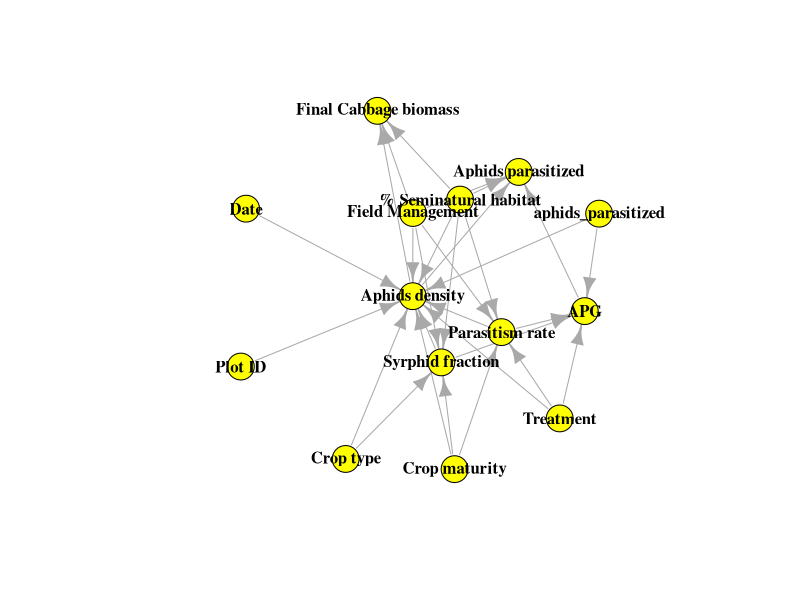
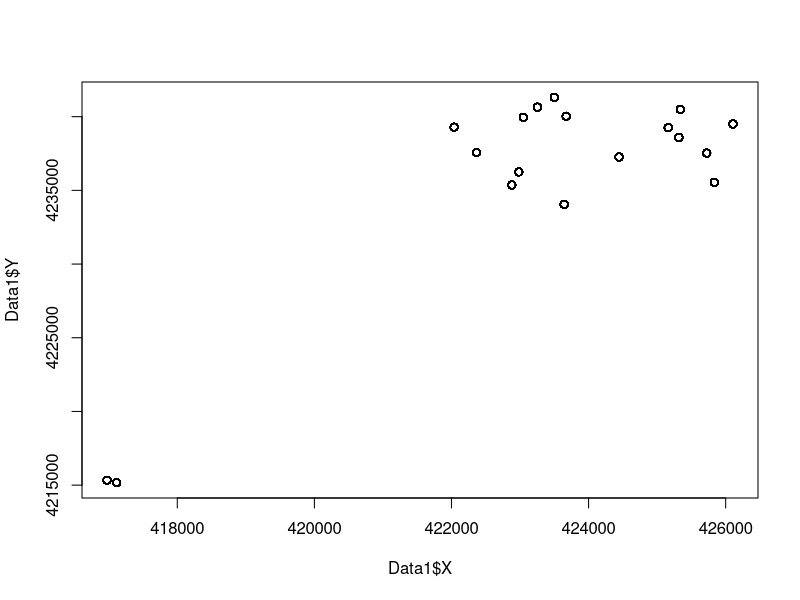
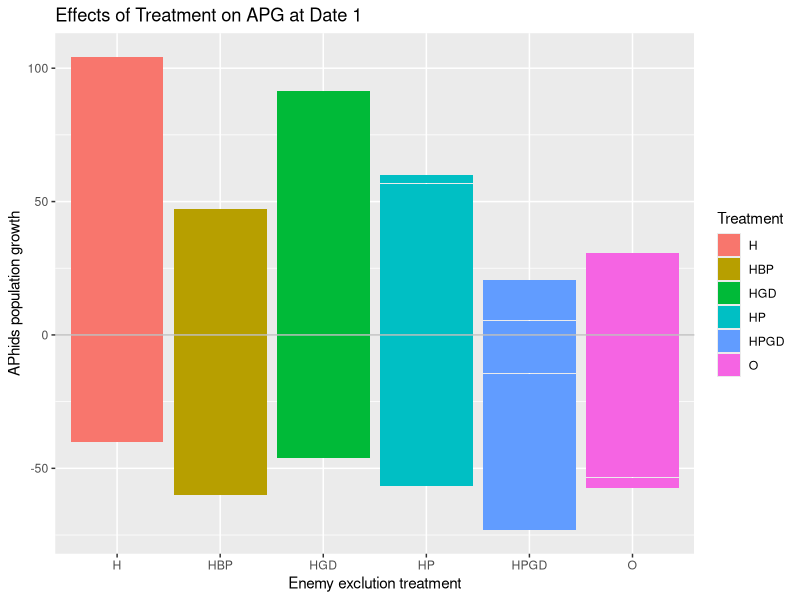
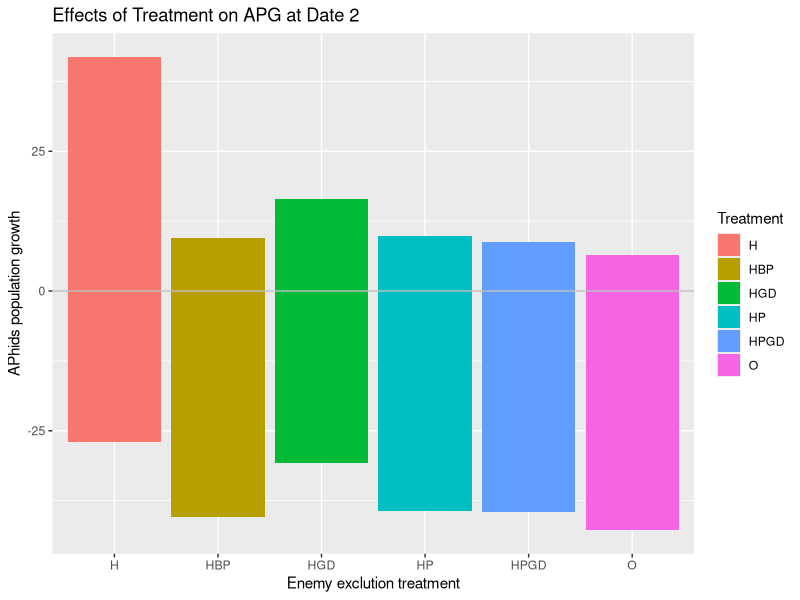
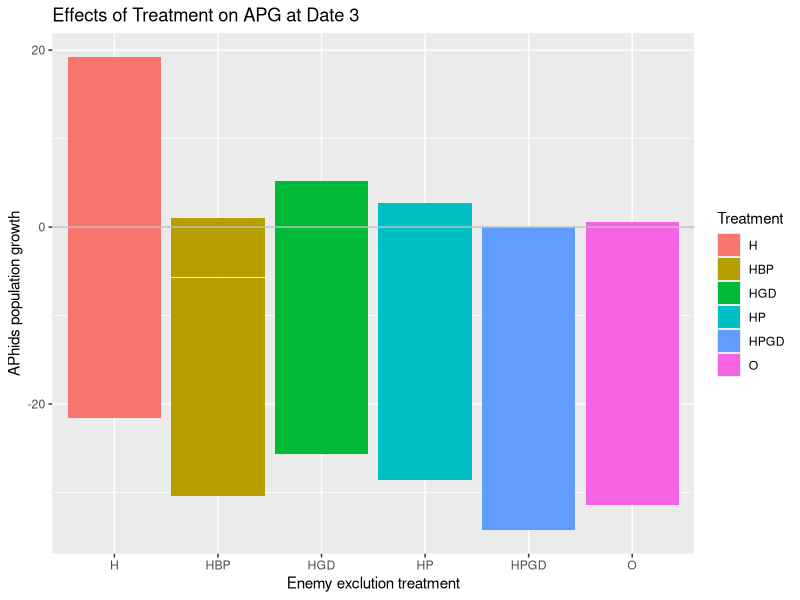
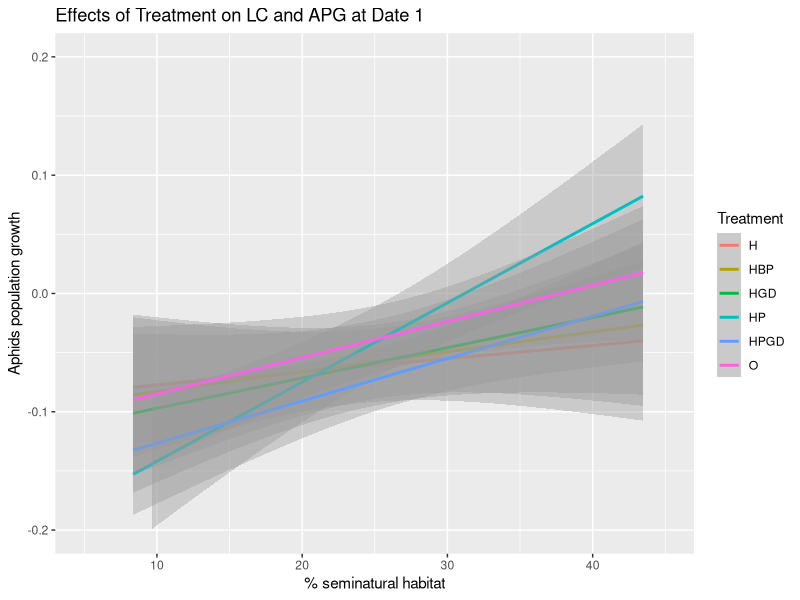
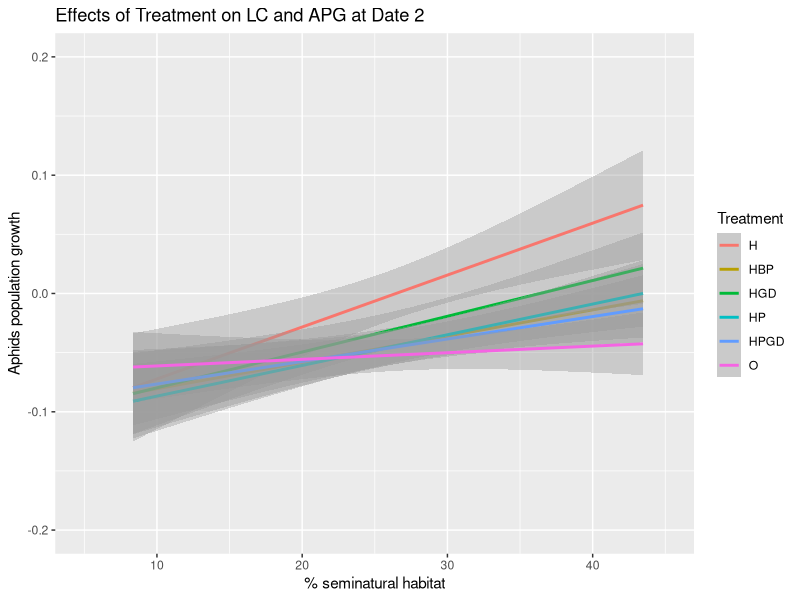
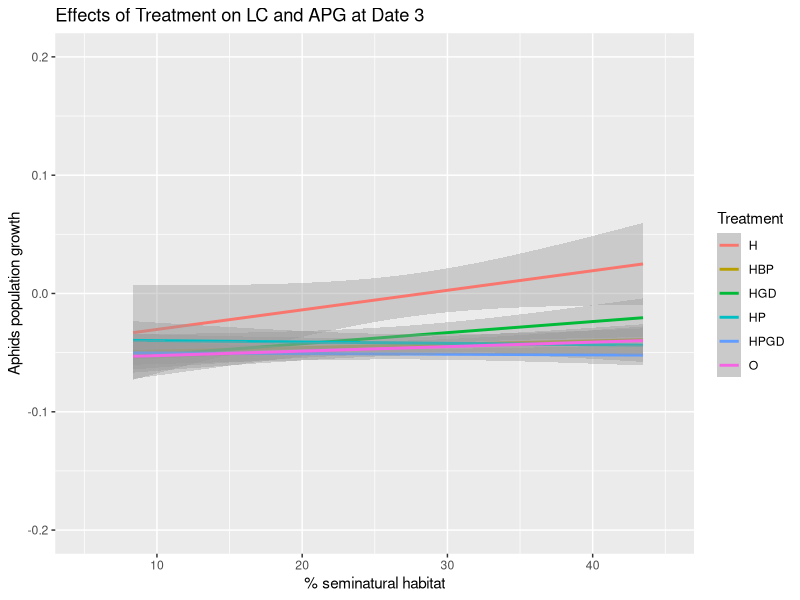

Write the R code that produced these figures, in order.
## ---- chunk 1
knitr::opts_chunk$set(echo = TRUE) 
# install.packages("readxl")
# install.packages("igraph")
library(readxl)
library(igraph)
## ---- chunk 2

links <- read_excel("Data/Relationships between variables.xlsx")
network <- graph_from_data_frame(d = links, directed = T) 
plot(network, vertex.color = "yellow", edge.arrow.size = 1, vertex.label.font = 2, vertex.label.color = "black")
## ---- chunk 3
Data1 <- read.table("Data/Project data.csv", header = TRUE, dec = ",", sep = ";")
plot(Data1$X, Data1$Y)
## ---- chunk 4
#import data file
# library(readr)
# Data1 <- read.table("Project data.csv", header = TRUE, dec = ",", sep =";")

###dataframe for sampling date1 
DATE1 <- Data1[Data1$Date == "1", ]
DATE1_700 <- subset(DATE1, DATE1$BUFF_DIST == "700")

## ---- chunk 5
#calculate the aphids population growth at date1
logNaphids_D1_bar <- log(DATE1$aphid_live+1) - log(DATE1$aphidsinoculated_init+1) 
APG_D1_bar <- logNaphids_D1_bar/10
#dataframe for seminatural habitat and aphids population growth at date1 
DATE1APG_bar <- data.frame(DATE1,APG_D1_bar)
## ---- chunk 6
#plot
library(ggplot2)
Bar_APGD1 <- ggplot(DATE1APG_bar, aes(x = Treatment, y = APG_D1_bar, fill = Treatment))
Bar_APGD1 <- Bar_APGD1 + geom_bar(stat = "identity")
Bar_APGD1 <- Bar_APGD1 + labs(x= "Enemy exclution treatment", y="APhids population growth", title = "Effects of Treatment on APG at Date 1")
Bar_APGD1 <- Bar_APGD1 + geom_hline(yintercept=0, colour="grey") 
#Bar_APGD1 <- Bar_APGD1 + ylim(-0.1 , 0.15)
plot(Bar_APGD1)
## ---- chunk 7
####dataframe for sampling date2
DATE2 <- Data1[Data1$Date == "2", ]
DATE2_700 <- subset(DATE2, DATE2$BUFF_DIST == "700")

#Bar graph
#calculate the aphids population growth at date1
logNaphids_D2_bar <- log(DATE2$aphid_live+1) - log(DATE2$aphidsinoculated_init+1) 
APG_D2_bar <- logNaphids_D2_bar/20

#dataframe for seminatural habitat and aphids population growth at date1 
DATE2APG_bar <- data.frame(DATE2,APG_D2_bar)

#plot
Bar_APGD2 <- ggplot(DATE2APG_bar, aes(x = Treatment, y = APG_D2_bar, fill = Treatment))
Bar_APGD2 <- Bar_APGD2 + geom_bar(stat = "identity")
Bar_APGD2 <- Bar_APGD2 + labs(x= "Enemy exclution treatment", y="APhids population growth", title = "Effects of Treatment on APG at Date 2")
Bar_APGD2 <- Bar_APGD2 + geom_hline(yintercept=0, colour="grey") 
plot(Bar_APGD2)

## ---- chunk 8
####dataframe for sampling date3
DATE3 <- Data1[Data1$Date == "3", ]
DATE3_700 <- subset(DATE3, DATE3$BUFF_DIST == "700")

#calculate the aphids population growth at date1
logNaphids_D3_bar <- log(DATE3$aphid_live+1) - log(DATE3$aphidsinoculated_init+1) 
APG_D3_bar <- logNaphids_D3_bar/30

#dataframe for seminatural habitat and aphids population growth at date1 
DATE3APG_bar <- data.frame(DATE3,APG_D3_bar)

#plot
Bar_APGD3 <- ggplot(DATE3APG_bar, aes(x = Treatment, y = APG_D3_bar, fill = Treatment))
Bar_APGD3 <- Bar_APGD3 + geom_bar(stat = "identity")
Bar_APGD3 <- Bar_APGD3 + labs(x= "Enemy exclution treatment", y="APhids population growth", title = "Effects of Treatment on APG at Date 3")
Bar_APGD3 <- Bar_APGD3 + geom_hline(yintercept=0, colour="grey") 
plot(Bar_APGD3)


## ---- chunk 9
#calculate the aphids population growth at date1  
logNaphids_D1_line <- log(DATE1_700$aphid_live+1) - log(DATE1_700$aphidsinoculated_init+1) 
APG_D1_line <- logNaphids_D1_line/10 
## ---- chunk 10
#dataframe for seminatural habitat and aphids population growth at date1   
DATE1APG_line <- data.frame(DATE1_700,APG_D1_line)  
## ---- chunk 11
#barplot for % Seminatural habitat and APhid population growth
Line_APGD1 <- ggplot(DATE1APG_line, aes(x = Pt.seminatural, y = APG_D1_line, color = Treatment))
Line_APGD1 <- Line_APGD1 + labs(x= "% seminatural habitat", y="Aphids population growth", title = "Effects of Treatment on LC and APG at Date 1")
Line_APGD1 <- Line_APGD1 + geom_smooth(method = "lm")
Line_APGD1 <- Line_APGD1 +xlim(5,45) +ylim(-0.2 , 0.2)
print(Line_APGD1)
## ---- chunk 12
#calculate the aphids population growth at date1
logNaphids_D2_line <- log(DATE2_700$aphid_live+1) - log(DATE2_700$aphidsinoculated_init+1) 
APG_D2_line <- logNaphids_D2_line/20

#dataframe for seminatural habitat and aphids population growth at date1 
DATE2APG_line <- data.frame(DATE2_700,APG_D2_line)

#barplot for % Seminatural habitat and APhid population growth
Line_APGD2 <- ggplot(DATE2APG_line, aes(x = Pt.seminatural, y = APG_D2_line, color = Treatment))
Line_APGD2 <- Line_APGD2 + labs(x= "% seminatural habitat", y="Aphids population growth", title = "Effects of Treatment on LC and APG at Date 2")
# for scatter plot: use geom_point()
Line_APGD2 <- Line_APGD2 + geom_smooth(method = "lm")
Line_APGD2 <- Line_APGD2 +xlim(5,45) +ylim(-0.2 , 0.2)
print(Line_APGD2)
## ---- chunk 13
#calculate the aphids population growth at date1
logNaphids_D3_line <- log(DATE3_700$aphid_live+1) - log(DATE3_700$aphidsinoculated_init+1) 
APG_D3_line <- logNaphids_D3_line/30

#dataframe for seminatural habitat and aphids population growth at date1 
DATE3APG_line <- data.frame(DATE3_700,APG_D3_line)

#barplot for % Seminatural habitat and APhid population growth
Line_APGD3 <- ggplot(DATE3APG_line, aes(x = Pt.seminatural, y = APG_D3_line, color = Treatment))
Line_APGD3 <- Line_APGD3 + labs(x= "% seminatural habitat", y="Aphids population growth", title = "Effects of Treatment on LC and APG at Date 3")
# for scatter plot: use geom_point()
Line_APGD3 <- Line_APGD3 + geom_smooth(method = "lm")
Line_APGD3 <- Line_APGD3 +xlim(5,45) +ylim(-0.2 , 0.2)
print(Line_APGD3)

## ---- chunk 14
#dataframe for sampling date1 
DATE1 <- Data1[Data1$Date == "1", ]
DATE1_200 <-  subset(DATE1, DATE1$BUFF_DIST == "200")

# parasitism rate 
PR_D1_bar　<- DATE1$aphid_parasitized/(DATE1$aphid_live + DATE1$aphid_parasitized)

#add parasitism rate to the dataframe 
DATE1PR_bar <- data.frame(DATE1,PR_D1_bar)

#plot
Bar_PRD1 <- ggplot(DATE1PR_bar, aes(x = Treatment, y = PR_D1_bar, fill = Treatment))
Bar_PRD1 <- Bar_PRD1 + geom_bar(stat = "identity")
Bar_PRD1 <- Bar_PRD1 + labs(x= "Enemy exclution treatment", y="Parasitism rate", title = "Effects of Treatment on PR at Date 1")
plot(Bar_PRD1)

## ---- chunk 15
# parasitism rate 
PR_D2_bar　<- DATE2$aphid_parasitized/(DATE2$aphid_live + DATE2$aphid_parasitized)

#dataframe including PR
DATE2PR_bar <- data.frame(DATE2,PR_D2_bar)

#plot
Bar_PRD2 <- ggplot(DATE2PR_bar, aes(x = Treatment, y = PR_D2_bar, fill = Treatment))
Bar_PRD2 <- Bar_PRD2 + geom_bar(stat = "identity")
Bar_PRD2 <- Bar_PRD2 + labs(x= "Enemy exclution treatment", y="Parasitism rate", title = "Effects of Treatment on PR at Date 2")
plot(Bar_PRD2)

## ---- chunk 16
# parasitism rate - Treatment
PR_D3_bar　<- DATE3$aphid_parasitized/(DATE3$aphid_live + DATE3$aphid_parasitized)

#dataframe including parasitism rate at date3 
DATE3PR_bar <- data.frame(DATE3,PR_D3_bar)

#plot 
Bar_PRD3 <- ggplot(DATE3PR_bar, aes(x = Treatment, y = PR_D3_bar, fill = Treatment))
Bar_PRD3 <- Bar_PRD3 + geom_bar(stat = "identity")
Bar_PRD3 <- Bar_PRD3 + labs(x= "Enemy exclution treatment", y="Parasitism rate", title = "Effects of Treatment on PR at Date 3")
plot(Bar_PRD3)

## ---- chunk 17
#Data1 <- read.table("Project data.csv", header = TRUE, dec = ",", sep =";")
Date_1 <- Data1[Data1$Date == "1", ]
syrphid_fraction <- (Date_1$syrphidl_p /((Date_1$aphid_live)+(Date_1$syrphidl_p)))
Date_1$syrphid_fraction <- syrphid_fraction

Date1buff <- subset(Date_1, BUFF_DIST ==900)

# lm using Date_1
lm1 <- lm(Date1buff$syrphid_fraction ~ Date1buff$Pt.seminatural)

# ggplot using Date1buff
ggplot(Date1buff, aes(x= Pt.seminatural, y= syrphid_fraction, 
                   color = Treatment)) +
  geom_jitter()+
  geom_smooth(method="exp")
## ---- chunk 18
#barplot using Date_1
G1 <- ggplot(Date_1, aes(x= Treatment, y= syrphid_fraction, fill = Treatment))+
  geom_bar(stat="identity")+
  labs(x="Treatment", y="Syrphid fraction", title="Effect of NE treatment on syrphid fraction at Date 1")
print(G1)
## ---- chunk 19
# lm using Date_2
Date_2 <- Data1[Data1$Date == "2", ]
syrphid_fraction <- (Date_2$syrphidl_p /((Date_2$aphid_live)+(Date_2$syrphidl_p)))
Date_2$syrphid_fraction <- syrphid_fraction

Date2buff <- subset(Date_2, BUFF_DIST ==900)

lm1 <- lm(Date_2$syrphid_fraction ~ Date_2$Pt.seminatural)

# ggplot using Date2buff
ggplot(Date2buff, aes(x= Pt.seminatural, y= syrphid_fraction, 
                      color = Treatment)) +
  geom_jitter()+
  geom_smooth(method="exp")
## ---- chunk 20
#barplot using Date_2
G1 <- ggplot(Date_2, aes(x= Treatment, y= syrphid_fraction, fill = Treatment))+
  geom_bar(stat="identity")+
  labs(x="Treatment", y="Syrphid fraction", title="Effect of NE treatment on syrphid fraction at Date 2")
print(G1)

## ---- chunk 21
Date_3 <- Data1[Data1$Date == "3", ]
syrphid_fraction <- (Date_3$syrphidl_p /((Date_3$aphid_live)+(Date_3$syrphidl_p)))
Date_3$syrphid_fraction <- syrphid_fraction

Date3buff <- subset(Date_3, BUFF_DIST ==900)


# lm using Date_3
lm1 <- lm(Date_3$syrphid_fraction ~ Date_3$Pt.seminatural)

# ggplot using Date3buff
ggplot(Date3buff, aes(x= Pt.seminatural, y= syrphid_fraction, 
                      color = Treatment)) +
  geom_jitter()+
  geom_smooth(method="exp")
## ---- chunk 22
#barplot using Date_3
G1 <- ggplot(Date_3, aes(x= Treatment, y= syrphid_fraction, fill = Treatment))+
  geom_bar(stat="identity")+
  labs(x="Treatment", y="Syrphid fraction", title="Effect of NE treatment on syrphid fraction at Date 3")
print(G1)

# one inconsistency: second highest number should not be HPGD, but HGD according to the article. 

